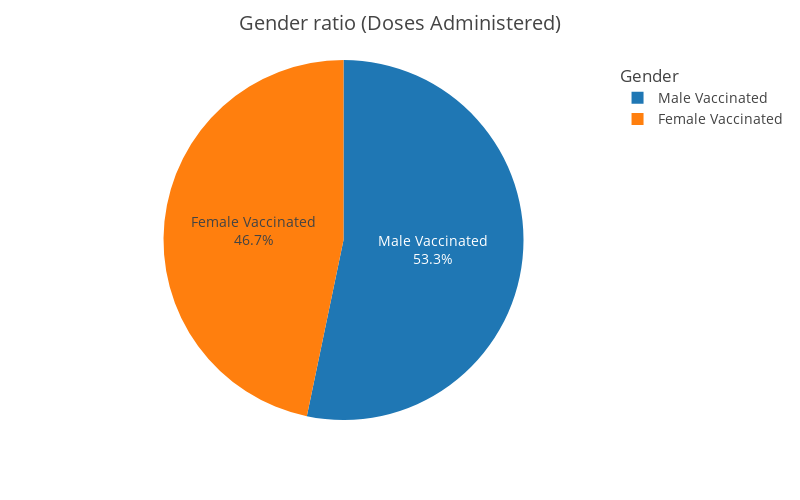

Notebook cell for this chart:
### Code cell
male = coviddf["Male (Doses Administered)"].sum() 
female = coviddf["Female (Doses Administered)"].sum()

print("Number of Males vaccinated: ", male)
print("Number of Females vaccinated: ", female, '\n')
print("Visualization")

fig = px.pie(values=[male,female], names=["Male Vaccinated","Female Vaccinated"],
             width=800,height=500)
fig.update_layout(
    title="Gender ratio (Doses Administered)",
    legend_title="Gender",
    font=dict(
        size=14
    )
)
fig.layout.template = 'presentation'
fig.update_traces(textposition='inside', textinfo='percent+label')
fig.show()

### Figure 1 — Plotly figure (JSON) as saved in the notebook; plotly's stock layout.template omitted (floating-point values rounded to 4 significant figures)
{"data": [{"domain": {"x": [0, 1], "y": [0, 1]}, "hovertemplate": "label=%{label}<br>value=%{value}<extra></extra>", "labels": ["Male Vaccinated", "Female Vaccinated"], "legendgroup": "", "name": "", "showlegend": true, "textinfo": "percent+label", "textposition": "inside", "type": "pie", "values": [17072685545, 14979137345]}], "layout": {"font": {"size": 14}, "height": 500, "legend": {"title": {"text": "Gender"}, "tracegroupgap": 0}, "margin": {"t": 60}, "title": {"text": "Gender ratio (Doses Administered)"}, "width": 800}}
